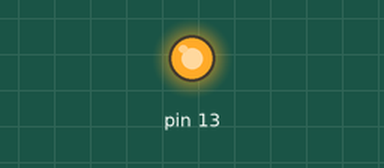
Bench run of a sketch on a simulated Arduino Uno, built with avr-gcc and run on an emulated ATmega328P. Shown: output pins drawn as LEDs (lit = HIGH).

Above: at 5.0 s.
At 15.0 s:
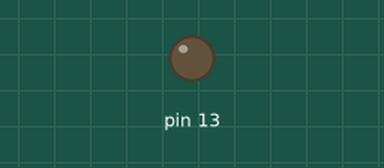
Timing chart, 0 to 26.0 s (numbered marks = the images above):
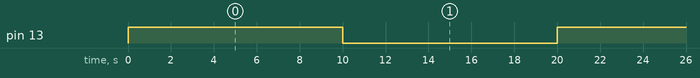

Measured:
- by itself, pin 13: alternates HIGH for 10.0 s and LOW for 10.0 s

The sketch:

Checkpoint3.ino
```cpp
#include <avr/io.h>
#include <avr/interrupt.h>
uint8_t count;
ISR(TIMER1_OVF_vect)
{
  TCNT1 = 3036;
  count++;
  if(count==10)
  {
    count=0;
    PORTB ^=0x20;
  }
}
int main(void)
{
  count = 0;
  DDRB = (1<<DDB5);
  PORTB = 0x20;
  TCCR1A = 0x00;
  TCCR1B = (1<<CS12);
  TCNT1 = 3036;
  TIMSK1 = (1<<TOIE1);
  sei();
  while(1)
  {

  }
}
```
